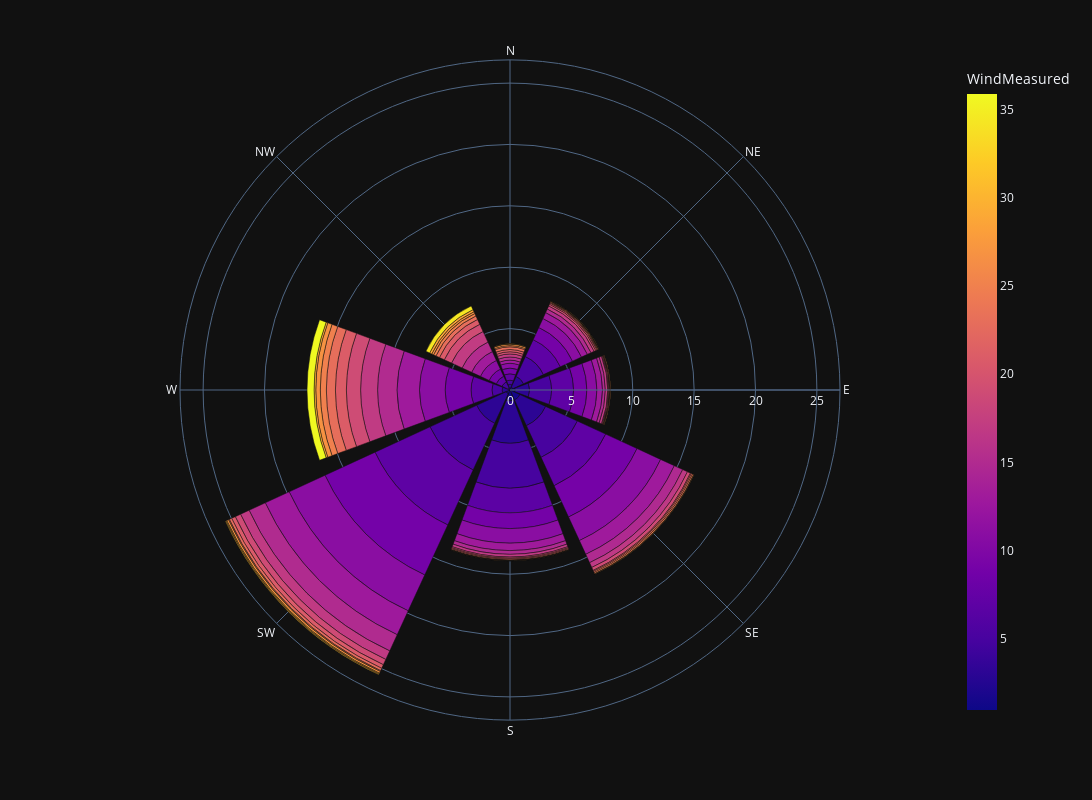

Here is the notebook cell this chart was saved with:
### Markdown cell above
# Vizualizations

### Code cell
# Create a wind rose plot
fig = px.bar_polar(aggregated_data_measured, r='FrequencyMeasured', theta='WindDirMeasuredBin', color='WindMeasured',
                   template='plotly_dark', color_discrete_sequence=px.colors.sequential.Plasma_r)
# Set the figure size
fig.update_layout(width=1600, height=800)
fig.show()

### Figure 1 — Plotly figure (JSON) as saved in the notebook; plotly's stock layout.template omitted (floating-point values rounded to 4 significant figures)
{"data": [{"hovertemplate": "FrequencyMeasured=%{r}<br>WindDirMeasuredBin=%{theta}<br>WindMeasured=%{marker.color}<extra></extra>", "legendgroup": "", "marker": {"color": [0.9866, 3.212, 4.878, 7.127, 9.002, 10.92, 13.01, 15.25, 17.04, 19.32, 21.08, 22.88, 25.27, 26.94, 28.85, 30.36, 1.096, 3.222, 5.127, 6.954, 8.976, 10.97, 12.88, 14.96, 17.08, 19.15, 21.07, 23.32, 25.22, 27.08, 28.56, 31.1, 1.202, 3.137, 5.028, 6.946, 9.037, 10.92, 12.97, 14.86, 16.97, 19.01, 21.04, 22.98, 25.27, 26.79, null, null, 1.463, 3.112, 5.008, 7.037, 8.996, 10.95, 12.93, 14.86, 16.69, 18.87, 21.04, 22.93, 24.88, 27.23, 28.4, null, 1.449, 3.075, 4.963, 6.842, 8.949, 10.98, 13.02, 14.86, 16.85, 19.19, 21.09, 23.17, 25.07, 26.23, 28.32, 30.31, 1.618, 3.142, 5.001, 7.01, 8.919, 10.94, 12.88, 14.98, 16.9, 18.97, 20.77, 22.78, 24.9, 27.15, 28.92, 30.63, 1.359, 3.214, 5.112, 7.078, 9.03, 10.99, 12.95, 15.03, 16.98, 18.98, 20.99, 22.95, 24.99, 26.82, 28.9, 35.87, 1.476, 3.433, 4.932, 7.018, 9.035, 11.06, 13.09, 15.15, 17.04, 19.03, 20.85, 22.96, 25.05, 26.87, 28.75, 34.29], "coloraxis": "coloraxis", "pattern": {"shape": ""}}, "name": "", "r": [0.171, 0.294, 0.332, 0.522, 0.465, 0.389, 0.256, 0.256, 0.247, 0.18, 0.18, 0.218, 0.104, 0.123, 0.028, 0.009, 0.266, 0.949, 1.784, 1.518, 1.091, 0.806, 0.531, 0.323, 0.275, 0.152, 0.104, 0.066, 0.057, 0.047, 0.009, 0.009, 0.427, 1.167, 1.793, 1.784, 1.081, 0.816, 0.455, 0.228, 0.199, 0.066, 0.066, 0.038, 0.028, 0.028, 0, 0, 0.892, 2.305, 2.846, 2.542, 2.808, 2.116, 1.233, 0.749, 0.427, 0.266, 0.085, 0.104, 0.104, 0.038, 0.009, 0, 0.892, 3.444, 3.652, 2.021, 1.281, 1.186, 0.607, 0.304, 0.218, 0.095, 0.076, 0.076, 0.038, 0.009, 0.009, 0.009, 0.342, 2.647, 4.184, 4.933, 4.487, 3.216, 2.144, 1.451, 0.768, 0.474, 0.323, 0.209, 0.076, 0.152, 0.076, 0.057, 0.076, 0.56, 0.835, 1.698, 2.106, 2.087, 1.831, 1.594, 1.385, 1.157, 0.892, 0.74, 0.493, 0.37, 0.142, 0.569, 0.038, 0.171, 0.512, 0.512, 0.636, 0.787, 0.787, 0.854, 0.949, 0.645, 0.436, 0.313, 0.218, 0.161, 0.19, 0.332], "showlegend": false, "subplot": "polar", "theta": ["N", "N", "N", "N", "N", "N", "N", "N", "N", "N", "N", "N", "N", "N", "N", "N", "NE", "NE", "NE", "NE", "NE", "NE", "NE", "NE", "NE", "NE", "NE", "NE", "NE", "NE", "NE", "NE", "E", "E", "E", "E", "E", "E", "E", "E", "E", "E", "E", "E", "E", "E", "E", "E", "SE", "SE", "SE", "SE", "SE", "SE", "SE", "SE", "SE", "SE", "SE", "SE", "SE", "SE", "SE", "SE", "S", "S", "S", "S", "S", "S", "S", "S", "S", "S", "S", "S", "S", "S", "S", "S", "SW", "SW", "SW", "SW", "SW", "SW", "SW", "SW", "SW", "SW", "SW", "SW", "SW", "SW", "SW", "SW", "W", "W", "W", "W", "W", "W", "W", "W", "W", "W", "W", "W", "W", "W", "W", "W", "NW", "NW", "NW", "NW", "NW", "NW", "NW", "NW", "NW", "NW", "NW", "NW", "NW", "NW", "NW", "NW"], "type": "barpolar"}], "layout": {"barmode": "relative", "coloraxis": {"colorbar": {"title": {"text": "WindMeasured"}}, "colorscale": [[0, "#0d0887"], [0.1111, "#46039f"], [0.2222, "#7201a8"], [0.3333, "#9c179e"], [0.4444, "#bd3786"], [0.5556, "#d8576b"], [0.6667, "#ed7953"], [0.7778, "#fb9f3a"], [0.8889, "#fdca26"], [1, "#f0f921"]]}, "height": 800, "legend": {"tracegroupgap": 0}, "margin": {"t": 60}, "polar": {"angularaxis": {"direction": "clockwise", "rotation": 90}, "domain": {"x": [0, 1], "y": [0, 1]}}, "width": 1600}}
